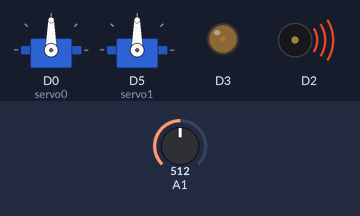
Simulated run of this sketch. Board: Arduino Zero (SAMD21). Shown: 2 × servo, output pins drawn as LEDs (lit = HIGH), buzzer (waves = sounding). Inputs (shaded band) come from the test bench; at power-on: A1 = 512 (analog values on the 0–1023 scale).

Above: at 1.2 s.
1.3 s: A1 set to 716
At 2.5 s:
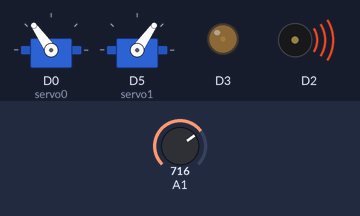
2.8 s: A1 set to 900
At 4.0 s:
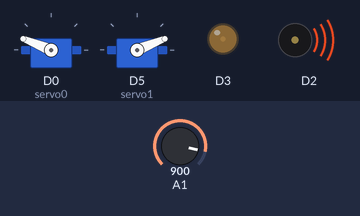
4.3 s: A1 set to 1023
At 5.5 s:
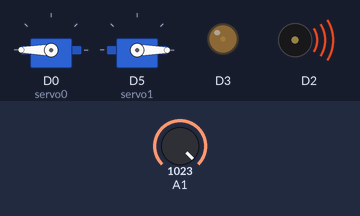
5.8 s: A1 set to 511
At 6.9 s:
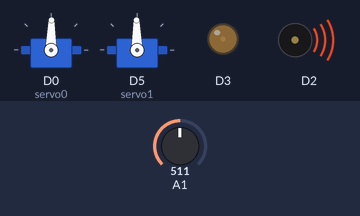
7.3 s: A1 set to 306
At 8.3 s:
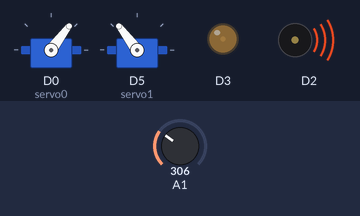
Timing chart, 0 to 9.8 s (numbered marks = the images above; inputs shaded):
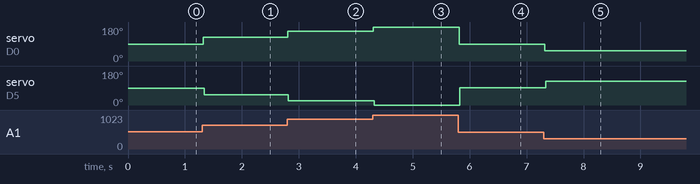

The sketch:

test-servo.ino
```cpp
/*
 tone test code.

 Setup: connect a servo to pin 0 and pin 5; a pot to pin 1

 Expected result: pot on pin 1 controls the angle of servos on
   pin 0 and 5, which turn counter to each other.
  Pin 3 should glow dimly.
  Pin 2 should do nothing, as LPTIMER is being used for servo, even though tone is called

 */

#include <Servo.h>

Servo servo0;
Servo servo1;

void setup() {
  servo0.attach(0);
  servo1.attach(5);
  pinMode(1, INPUT);
  pinMode(4, INPUT);
  analogReadResolution(10);

  tone(2, 440);  // put a tone on pin 2, but it shouldn't work
  analogWrite(3, 16); // put a PWM on pin 3 to check cross-issues
}

void loop() {
  int v1, v2;

  v1 = analogRead(1);
  v2 = map(v1, 0, 1023, 0, 180);     // scale it to use it with the servo (value between 0 and 180)
  servo0.write(v2);                  // sets the servo position according to the scaled value
  delay(15);                           // waits for the servo to get there

  v2 = map(v1, 0, 1023, 180, 0);     // scale it to use it with the servo (value between 0 and 180)
  servo1.write(v2);                  // sets the servo position according to the scaled value
  delay(15);
}
```

Measured:
- after the input at 1.3 s, servo on D0 (servo0): 90° → 125° at once; servo on D5 (servo1): 90° → 55° at once
- after the input at 2.8 s, servo on D0 (servo0): 125° → 158° at once; servo on D5 (servo1): 55° → 22° at once
- after the input at 4.3 s, servo on D0 (servo0): 158° → 180° at once; servo on D5 (servo1): 22° → 0° at once
- after the input at 5.8 s, servo on D0 (servo0): 180° → 89° at once; servo on D5 (servo1): 0° → 91° at once
- after the input at 7.3 s, servo on D0 (servo0): 89° → 53° at once; servo on D5 (servo1): 91° → 127° at once
